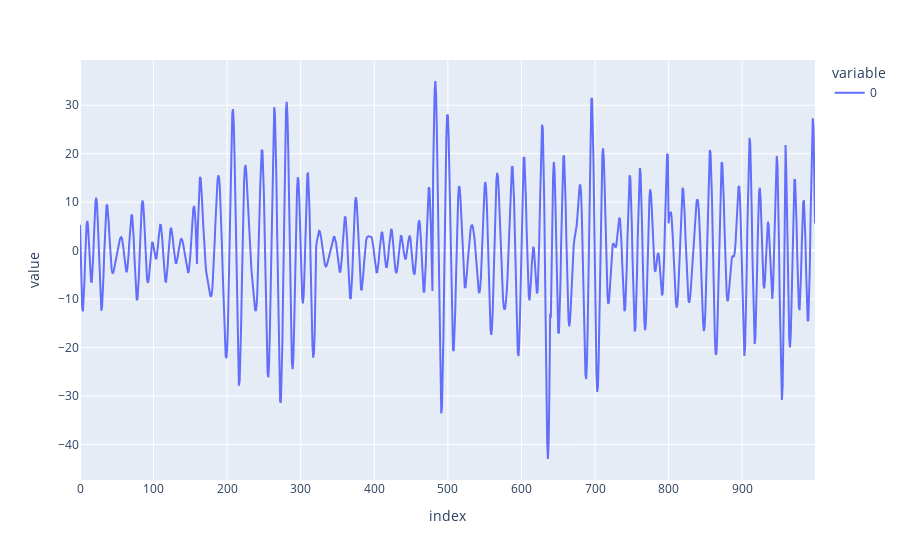

Notebook source saved alongside this figure:
### Code cell
px.line(x_[:1000])

### Figure 1 — Plotly figure (JSON) as saved in the notebook; plotly's stock layout.template omitted (floating-point values rounded to 4 significant figures; data arrays with more than 128 entries replaced by an {"elided": "..."} marker saying what was removed)
{"data": [{"hovertemplate": "variable=0<br>index=%{x}<br>value=%{y}<extra></extra>", "legendgroup": "0", "line": {"color": "#636efa", "dash": "solid"}, "marker": {"symbol": "circle"}, "mode": "lines", "name": "0", "orientation": "v", "showlegend": true, "type": "scatter", "x": {"elided": "1000 int values"}, "xaxis": "x", "y": {"elided": "1000 float values"}, "yaxis": "y"}], "layout": {"legend": {"title": {"text": "variable"}, "tracegroupgap": 0}, "margin": {"t": 60}, "xaxis": {"anchor": "y", "domain": [0, 1], "title": {"text": "index"}}, "yaxis": {"anchor": "x", "domain": [0, 1], "title": {"text": "value"}}}}
